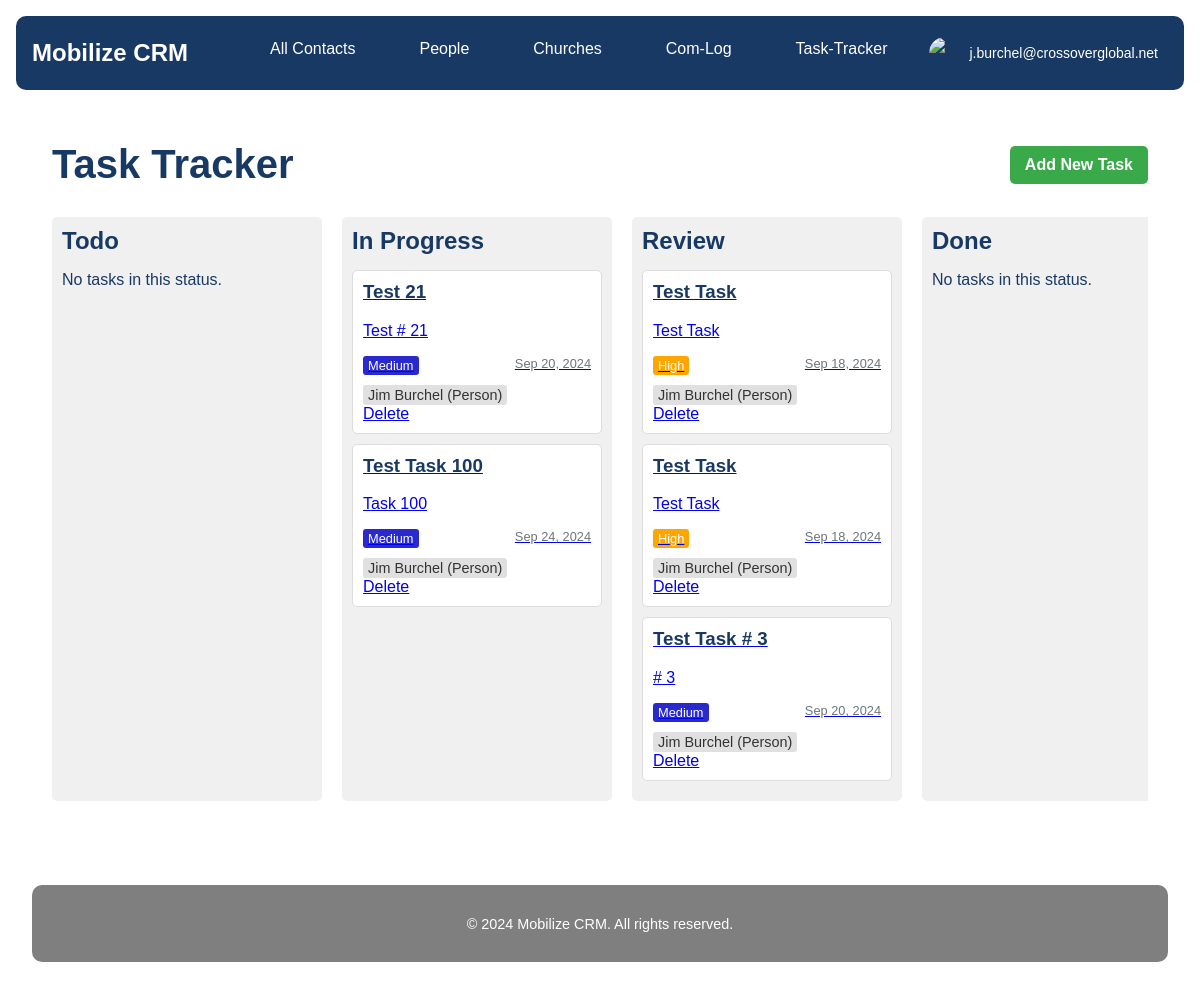
/task-tracker/ (signed in), run on the app's committed database.
### userprofile/models.py (models this page shows, shortened)
class CustomUser(AbstractUser):
    profile_image = models.ImageField(upload_to='profile_images/', null=True, blank=True)
    profile_thumbnail = models.ImageField(upload_to='profile_thumbnails/', null=True, blank=True)
    email_signature = models.TextField(blank=True, null=True)
    google_refresh_token = models.CharField(max_length=255, blank=True, null=True)
    groups = models.ManyToManyField(
        'auth.Group',
        verbose_name='groups',
        blank=True,
        help_text='The groups this user belongs to. A user will get all permissions granted to each of their groups.',
        related_name='customuser_set',
        related_query_name='customuser',
    )
    user_permissions = models.ManyToManyField(
        'auth.Permission',
        verbose_name='user permissions',
        blank=True,
        help_text='Specific permissions for this user.',
        related_name='customuser_set',
        related_query_name='customuser',
    )

### task_tracker/models.py (models this page shows, shortened)
class Task(models.Model):
    STATUS_CHOICES = [
        ('todo', 'To Do'),
        ('in progress', 'In Progress'),
        ('review', 'Review'),
        ('done', 'Done'),
    ]
    PRIORITY_CHOICES = [
        ('low', 'Low'),
        ('medium', 'Medium'),
        ('high', 'High'),
        ('urgent', 'Urgent'),
    ]
    REMINDER_CHOICES = [
        ('15_min', '15 minutes before'),
        ('30_min', '30 minutes before'),
        ('1_hour', '1 hour before'),
        ('2_hours', '2 hours before'),
        ('1_day', '1 day before'),
        ('1_week', '1 week before'),
        ('custom', 'Custom'),
    ]
    title = models.CharField(max_length=200)
    description = models.TextField(blank=True)
    status = models.CharField(max_length=20, choices=STATUS_CHOICES, default='todo')
    priority = models.CharField(max_length=20, choices=PRIORITY_CHOICES, default='medium')
    assigned_to = models.ForeignKey(User, on_delete=models.SET_NULL, null=True, blank=True, related_name='assigned_tasks')
    created_by = models.ForeignKey(User, on_delete=models.CASCADE, related_name='created_tasks')
    created_at = models.DateTimeField(auto_now_add=True)
    updated_at = models.DateTimeField(auto_now=True)
    due_date = models.DateTimeField(default=timezone.now, null=True, blank=True)
    contact = models.ForeignKey(Contact, on_delete=models.SET_NULL, null=True, blank=True, related_name='tasks')
    google_calendar_event_id = models.CharField(max_length=255, blank=True, null=True)
    reminder = models.CharField(max_length=20, choices=REMINDER_CHOICES, default='30_min')
    custom_reminder = models.IntegerField(null=True, blank=True, help_text="Custom reminder time in minutes")
    class Meta:
        ordering = ['-created_at']

### contacts/models.py (models this page shows, shortened)
class Contact(models.Model):
    STATE = (
        ('al', 'AL'), ('ak', 'AK'), ('az', 'AZ'), ('ar', 'AR'), ('ca', 'CA'),('co', 'CO'),('ct', 'CT'),('de', 'DE'), ('fl', 'FL'), ('ga', 'GA'),
        ('hi', 'HI'), ('id', 'ID'), ('il', 'IL'), ('in', 'IN'), ('ia', 'IA'), ('ks', 'KS'), ('ky', 'KY'), ('la', 'LA'), ('me', 'ME'),
        ('md', 'MD'), ('ma', 'MA'), ('mi', 'MI'), ('mn', 'MN'), ('ms', 'MS'), ('mo', 'MO'), ('mt', 'MT'), ('ne', 'NE'), ('nv', 'NV'),
        ('nh', 'NH'), ('nj', 'NJ'), ('nm', 'NM'), ('ny', 'NY'), ('nc', 'NC'), ('nd', 'ND'), ('oh', 'OH'), ('ok', 'OK'), ('or', 'OR'),
        ('pa', 'PA'), ('ri', 'RI'), ('sc', 'SC'), ('sd', 'SD'), ('tn', 'TN'), ('tx', 'TX'), ('ut', 'UT'), ('vt', 'VT'), ('va', 'VA'),
        ('wa', 'WA'), ('wv', 'WV'), ('wi', 'WI'), ('wy', 'WY'),('dc', 'DC')
    )
    PREFERRED_CONTACT_METHODS = (
        ('email', 'Email'),('phone', 'Phone'),('text', 'Text'),('Facebook Messanger',
        'Facebook Messanger'),('whatsapp', 'Whatsapp'),('groupme', 'Groupme'),('signal', 'Signal'),('other', 'Other')
    )
    church_name = models.CharField(max_length=100, null=True, blank=True)
    first_name = models.CharField(max_length=100)
    last_name = models.CharField(max_length=100)
    image = models.ImageField(upload_to=get_image_path, null=True, blank=True)
    preferred_contact_method = models.CharField(max_length=100, choices=PREFERRED_CONTACT_METHODS)
    phone = models.CharField(max_length=50)
    email = models.EmailField()
    street_address = models.CharField(max_length=200, null=True, blank=True)
    city = models.CharField(max_length=100, null=True, blank=True)
    state = models.CharField(max_length=2, choices=STATE, null=True, blank=True)
    zip_code = models.CharField(max_length=10, null=True, blank=True)
    initial_notes = models.TextField(null=True, blank=True)
    date_created = models.DateField(auto_now_add=True,null=True, blank=True)
    date_modified = models.DateField(auto_now=True,null=True, blank=True)
    com_log = GenericRelation(ComLog)

### task_tracker/views.py (the view)
# urls.py: path('', views.TaskListView.as_view(), name='task_list'),
@method_decorator(login_required, name='dispatch')
class TaskListView(ListView):
    model = Task
    template_name = 'task_tracker/task_list.html'
    context_object_name = 'tasks'
    def get_context_data(self, **kwargs):
        context = super().get_context_data(**kwargs)
        context['task_statuses'] = {
            'todo': Task.objects.filter(status='todo').order_by('due_date'),
            'in progress': Task.objects.filter(status='in progress').order_by('due_date'),
            'review': Task.objects.filter(status='review').order_by('due_date'),
            'done': Task.objects.filter(status='done').order_by('due_date')
        }
        return context

### task_tracker/templates/task_tracker/task_list.html (shortened to what this page needs)
{% extends 'core/base.html' %}
{% load static %}
{% block extra_css %}
<link rel="stylesheet" href="{% static 'css/task_list.css' %}">
{% endblock %}
{% block content %}
<div class="container task-tracker-container">
    <div class="task-header">
        <h1 id="task-tracker" class="task-title">Task Tracker</h1>
        <a href="{% url 'task_tracker:task_create' %}" class="btn btn-primary">Add New Task</a>
    </div>
    <div class="task-board">
        {% for status, tasks in task_statuses.items %}
        <div class="task-column">
            <h2>{{ status|title }}</h2>
            <div id="{{ status }}" class="task-list">
                {% for task in tasks %}
                <div class="task-card" draggable="true" data-task-id="{{ task.id }}">
                    <a href="{% url 'task_tracker:task_update' task.id %}">
                        <h3>{{ task.title }}</h3>
                        <p>{{ task.description|truncatewords:20 }}</p>
                        <div class="task-meta">
                            <span class="priority {{ task.priority }}">{{ task.get_priority_display }}</span>
                            <span class="due-date">{{ task.due_date|date:"M d, Y" }}</span>
                        </div>
                        {% if task.contact %}
                        <div class="task-contact">
                            {% if task.contact.church %}
                            <a href="{% url 'contacts:church_detail' task.contact.church.id %}" class="contact-link">
                                {{ task.contact.church.church_name }} (Church)
                            </a>
                            {% elif task.contact.people %}
                            <a href="{% url 'contacts:person_detail' task.contact.people.id %}" class="contact-link">
                                {{ task.contact.people.first_name }} {{ task.contact.people.last_name }} (Person)
                            </a>
                            {% else %}
                            <span class="contact-link">{{ task.contact }} (Unknown type)</span>
                            {% endif %}
                        </div>
                        {% endif %}
                    </a>
                    <a href="{% url 'task_tracker:task_delete' task.id %}" class="task-delete-link">Delete</a>
                </div>
                {% empty %}
                <p class="no-tasks-message">No tasks in this status.</p>
                {% endfor %}
            </div>
        </div>
        {% endfor %}
    </div>
</div>
{% endblock %}

### core/templates/core/partials/nav.html (shortened to what this page needs)
{% load static %}
<nav class="navbar">
    <a href="/" class="navbar-brand">Mobilize CRM</a>
    <div class="navbar-menu">
        <a href="{% url 'contacts:contact_list' %}" class="navbar-item {% if request.resolver_match.url_name == 'all_contacts' %}active{% endif %}">All Contacts</a>
        <a href="{% url 'contacts:people_list' %}" class="navbar-item {% if request.resolver_match.url_name == 'people_list' %}active{% endif %}">People</a>
        <a href="{% url 'contacts:church_list' %}" class="navbar-item {% if request.resolver_match.url_name == 'church_list' %}active{% endif %}">Churches</a>
        <a href=" {% url 'com_log:list' %}" class="navbar-item {% if request.resolver_match.url_name == 'com_log' %}active{% endif %}">Com-Log</a>
        <a href="{% url 'task_tracker:task_list' %}" class="navbar-item {% if request.resolver_match.url_name == 'task_tracker' %}active{% endif %}">Task-Tracker</a>
        {% if user.is_authenticated %}
            <div class="user-menu">
                {% if user.has_profile_thumbnail %}
                    <img src="{{ user.profile_thumbnail.url }}" alt="{{ user.username }}" class="user-avatar">
                {% elif user.has_profile_image %}
                    <img src="{{ user.profile_image.url }}" alt="{{ user.username }}" class="user-avatar">
                {% else %}
                    <img src="{% static 'images/default_thumbnail.png' %}" alt="{{ user.username }}" class="user-avatar">
                {% endif %}
                <span class="user-menu-text">{{ user.username }}</span>
            </div>
        {% else %}
            <a href="{% url 'userprofile:login' %}" class="navbar-item {% if request.resolver_match.url_name == 'login' %}active{% endif %}">Login</a>
        {% endif %}
    </div>
</nav>

### static/css/task_list.css (style rules this page uses)
:root { --primary-blue: #183963; --primary-green: #39A949; --primary-gray: #7F7F7F; --primary-white: #FFFFFF; }
.task-tracker-container { max-width: 1200px; margin: 0 auto; padding: 20px; font-family: Arial, sans-serif; }
.task-header { display: flex; justify-content: space-between; align-items: center; margin-bottom: 30px; }
.task-title { color: var(--primary-blue); margin: 0; font-size: 2.5em; }
.btn-primary { background-color: var(--primary-green); color: var(--primary-white); padding: 10px 15px; border: none; border-radius: 5px; text-decoration: none; font-weight: bold; transition: background-color 0.3s; }
.task-board { display: flex; gap: 20px; overflow-x: auto; }
.task-column { flex: 1; min-width: 250px; background-color: #f0f0f0; border-radius: 5px; padding: 10px; }
.task-column h2 { color: var(--primary-blue); margin-top: 0; margin-bottom: 15px; }
.task-list { min-height: 200px; }
.task-card { background-color: white; border: 1px solid #ddd; border-radius: 5px; padding: 10px; margin-bottom: 10px; cursor: move; }
.task-card h3 { margin-top: 0; color: var(--primary-blue); }
.task-card .task-contact { margin-top: 10px; font-size: 0.9em; }
.task-card .contact-link { display: inline-block; padding: 2px 5px; background-color: #e0e0e0; border-radius: 3px; color: #333; text-decoration: none; transition: background-color 0.3s ease; }
.task-meta { display: flex; justify-content: space-between; margin-top: 10px; font-size: 0.8em; }
.priority { padding: 2px 5px; border-radius: 3px; color: white; }
.priority.medium { background-color: rgb(41, 41, 206); }
.priority.high { background-color: orange; }
.due-date { color: #6c757d; }

### static/css/main.css (style rules this page uses)
:root { --primary-blue: #183963; --primary-green: #39A949; --primary-gray: #7F7F7F; --primary-white: #FFFFFF; }
body { margin: 0; font-family: Arial, sans-serif; color: var(--primary-blue); background-color: var(--primary-white); }
.navbar { background-color: var(--primary-blue); padding: 1rem; display: flex; justify-content: space-between; align-items: center; margin: 1rem; border-radius: 10px; margin-bottom: auto !important; }
.navbar-brand { color: var(--primary-white); text-decoration: none; font-size: 1.5rem; font-weight: bold; }
.navbar-menu { display: flex; border-radius: 10px; }
.navbar-item { color: var(--primary-white); text-decoration: none; padding: 0.5rem 1rem; margin: 0 1rem; transition: background-color 0.3s; background-color: var(--primary-blue); border-radius: 10px !important; }
.user-menu { position: relative; display: flex; align-items: center; cursor: pointer; padding: 5px 10px; border-radius: 15px; transition: background-color 0.3s ease; }
.user-avatar { width: 32px; height: 32px; border-radius: 50%; object-fit: cover; margin-right: 8px; }
.user-menu-text { color: var(--primary-white); font-size: 14px; }

### data on the page
CustomUser: username "j.burchel@crossoverglobal.net"
Task: title "Test 21", description "Test # 21", priority "Medium", due_date "Sep 20, 2024", contact.people.first_name "Jim", contact.people.last_name "Burchel"
Task: title "Test Task 100", description "Task 100", priority "Medium", due_date "Sep 24, 2024", contact.people.first_name "Jim", contact.people.last_name "Burchel"
Task: title "Test Task", description "Test Task", priority "High", due_date "Sep 18, 2024", contact.people.first_name "Jim", contact.people.last_name "Burchel"
Task: title "Test Task", description "Test Task", priority "High", due_date "Sep 18, 2024", contact.people.first_name "Jim", contact.people.last_name "Burchel"
Task: title "Test Task # 3", description "# 3", priority "Medium", due_date "Sep 20, 2024", contact.people.first_name "Jim", contact.people.last_name "Burchel"

### other printed values
{{ status|title }} "Todo" "In Progress" "Review" "Done"
